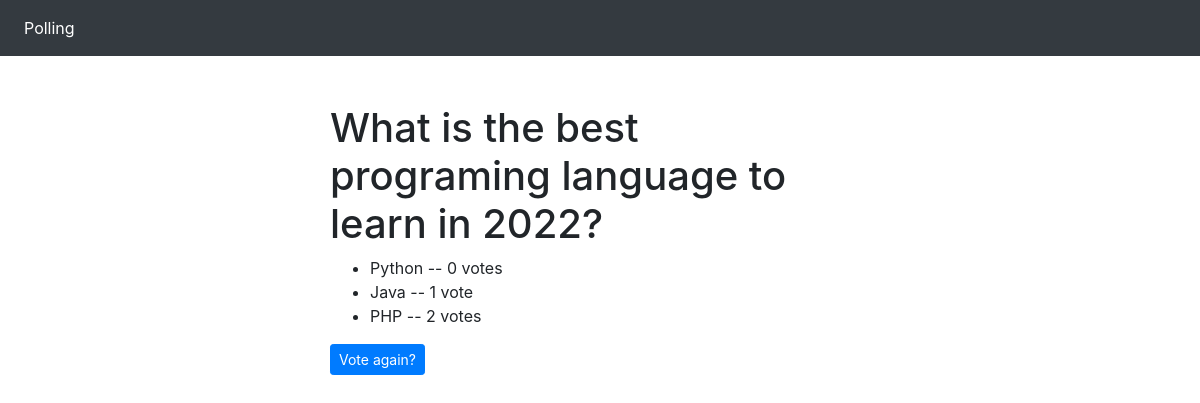
/polls/3/results/, run on an earlier commit of the app's database.
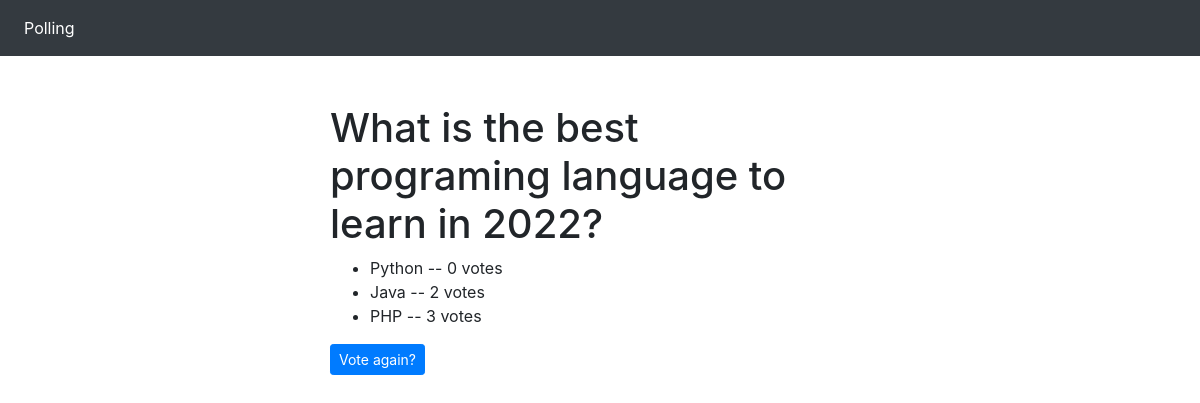
And on a later commit of the database.
### polls/models.py (models this page shows, shortened)
class Question(models.Model):
    question_text = models.CharField(max_length=200)
    pub_date = models.DateTimeField('date published')

class Choice(models.Model):
    question = models.ForeignKey(Question, on_delete=models.CASCADE)
    choice_text = models.CharField(max_length=200)
    votes = models.IntegerField(default=0)

### polls/views.py (the view)
# urls.py: path('<int:pk>/results/', views.ResultsView.as_view(), name='results'),
class ResultsView(generic.DetailView):
    model = Question
    template_name = 'polls/results.html'

### templates/polls/results.html
{% extends 'base.html' %}
{% block content %}
<h1>{{ question.question_text }}</h1>
<ul>
{% for choice in question.choice_set.all %}
    <li>{{ choice.choice_text }} -- {{ choice.votes }} vote{{ choice.votes|pluralize }}</li>
{% endfor %}
</ul>
<a href="{% url 'polls:detail' question.id %}" class="btn btn-primary btn-sm">Vote again?</a>
{% endblock %}

### templates/base.html (shortened to what this page needs)
<!DOCTYPE html>
<html lang="en">
<head>
    <link rel="stylesheet" href="https://stackpath.bootstrapcdn.com/bootstrap/4.5.2/css/bootstrap.min.css"
>
</head>
<body>
    <nav class="navbar navbar-expand navbar-dark bg-dark mb-5">
        <div class="collapse navbar-collapse" id="navbarsExample02">
            <ul class="navbar-nav mr-auto">
            <li class="nav-item active">
                <a class="nav-link" href="{% url 'polls:index' %}">Polling</a>
            </li>
            </ul>
        </div>
        </nav>
    <div class="container">
        <div class="row">
            <div class="col-md-6 m-auto">
            {% block content %}{% endblock %}
            </div>
        </div>
    </div>
</body>
</html>

What changed in the data, as far as the page shows it:
changed Choice "Java": votes "1" → "2"
changed Choice "PHP": votes "2" → "3"
